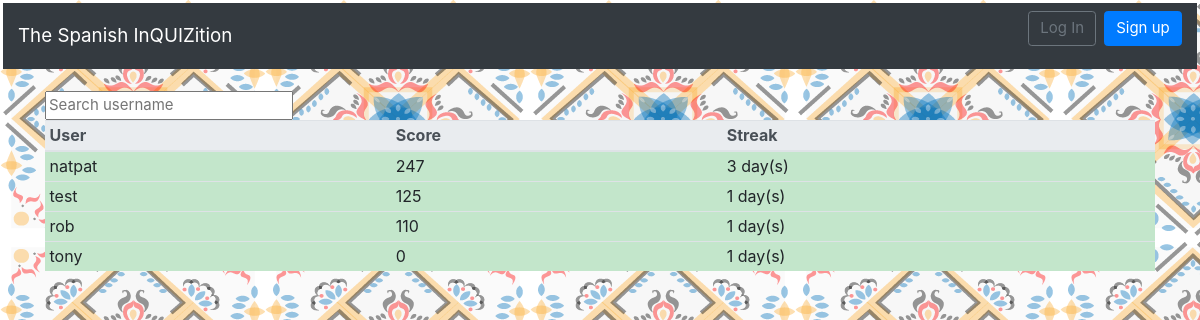
Page /courses/scoreboard/ on the committed database.
### users/models.py (models this page shows)
class CustomUser(AbstractUser):
    points = models.PositiveIntegerField(null=False, blank=False, default=0)

### courses/views.py (the view)
# urls.py: path('scoreboard/', ScoreBoard.as_view(), name='scoreboard'),
class ScoreBoard(View):
    template_name = 'scoreboard.html'
    def get(self, request):
        users = PlayerScore.objects.all()
        userDict = dict()
        for item in users:
            userDict[item.user] = [item.score, ]
        rankedUsers = sorted(userDict.items(), key=lambda x: x[1], reverse=True)
        for key in userDict:
            days = PlayerScore.objects.filter(user=key).first()
            day = getattr(days, 'day_streak')
            userDict[key].append(day)
        context = {
            'users': len(rankedUsers),
            'ranked': rankedUsers,
        }
        return render(request, self.template_name, context)

### templates/scoreboard.html (shortened to what this page needs)
{% extends 'base.html' %}
{% block content %}
<body  style="background-image:url(/static/smalltile.png); background-repeat: repeat;
    margin:3px;">
<div id = "users2">
  <input type="text" class="search" placeholder="Search username" />
<table class="table table-hover table-sm" id="score-table">
  <thead class="thead-light">
    <tr>
      <th scope="col" class="sort" data-sort="name">User</th>
      <th scope="col" class="sort" data-sort="score">Score</th>
      <th scope="col" class="sort" data-sort="streak">Streak</th>
    </tr>
  </thead>
  <tbody class="list">
  {% for obj in ranked %}
  <tr class="table-success">
      <td class="name">{{ obj.0 }}</td>
      <td class="score">{{ obj.1.0 }}</td>
      <td class="streak">{{ obj.1.1 }} day(s)</td>
  </tr>
  {% endfor %}
  </tbody>
</table>
</div>
</body>
{% endblock content %}

### static/base.css (style rules this page uses)
html { font-family: sans-serif; font-size: 15px; line-height: 1.4; color: #444; }
.sort { cursor:pointer; }

### rows in the picture
CustomUser: username "natpat", obj "247", obj "3"
CustomUser: username "test", obj "125", is_active "1"
CustomUser: username "rob", obj "110", is_active "1"
CustomUser: username "tony", obj "0", is_active "1"
